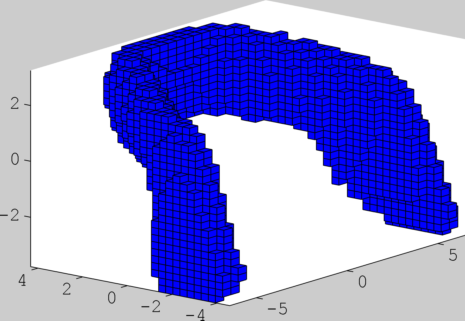
%> input picture PATCH_3Darray/PATCH_3Darray/exampleA.png, 465 x 321 px
$ octave --eval "trimImage('../../../PATCH_3Darray/PATCH_3Darray/exampleA.png');"   (GNU Octave 9; MATLAB toolbox functions it lacks are replaced by stand-ins)
%> lines starting %> are read from the running program, lines starting %| are printed output that depends on the picture; in (x1, y1, x2, y2) boxes, pixels count from 0 and x2, y2 are one past the last pixel; in counts of white or black regions, pixels touching at a corner belong together; the program's own positions count from 1
function trimImage( filename, doCrop )
%trimImage  Trim white-space from around an image
%
%   gpubench.trimImage(filename, doCrop)

%   Copyright 2011 The MathWorks, Inc.

if nargin<2
    doCrop = true;
end

cdata = imread( filename );
%> cdata is the input picture: size 321x465x3 uint8; mean R, G, B 154.1, 154.1, 220.2
isWhite = all( cdata==255, 3 );
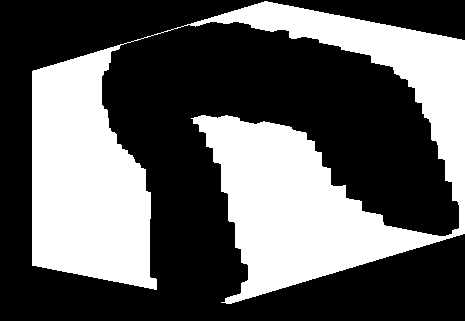
%> isWhite: size 321x465 logical; 37.2% white; 1 white region, box (x1, y1, x2, y2) and area: (32, 1, 465, 304) 55559

% Try to work out where the canvas starts so that we can turn everything
% outside transparent. We assume any row or column which is >75% white is
% outside the axes.
whiteRowRatio = sum( isWhite, 2 ) / size( isWhite, 2 );
%> whiteRowRatio = 321 values, max 0.729 at index 237, min 0 at index 1, mean 0.372
firstCanvasRow = find( whiteRowRatio < 0.75, 1, 'first' );
%> firstCanvasRow = 1
lastCanvasRow = find( whiteRowRatio < 0.75, 1, 'last' );
%> lastCanvasRow = 321
whiteColRatio = sum( isWhite, 1 ) / size( isWhite, 1 );
%> whiteColRatio = 465 values, max 0.713 at index 101, min 0 at index 1, mean 0.372
firstCanvasCol = find( whiteColRatio < 0.75, 1, 'first' );
%> firstCanvasCol = 1
lastCanvasCol = find( whiteColRatio < 0.75, 1, 'last' );
%> lastCanvasCol = 465
% Create the alpha channel
alpha = ~isWhite;
alpha(firstCanvasRow:lastCanvasRow, firstCanvasCol:lastCanvasCol) = 1;
%> alpha: size 321x465 logical; every value is 1

% Crop any spare white-space
if doCrop
    whiteRows = all( isWhite, 2 );
%> whiteRows = 321 logical values, 0 true
    firstRow = find( ~whiteRows, 1, 'first' );
%> firstRow = 1
    cdata = cdata(firstRow:end, :, :);
    alpha = alpha(firstRow:end, :, :);
end

% Write the result back
imwrite( cdata, filename, 'Alpha', double(alpha) );

$ run again, on PATCH_3Darray/PATCH_3Darray/PATCH_3Darray.png
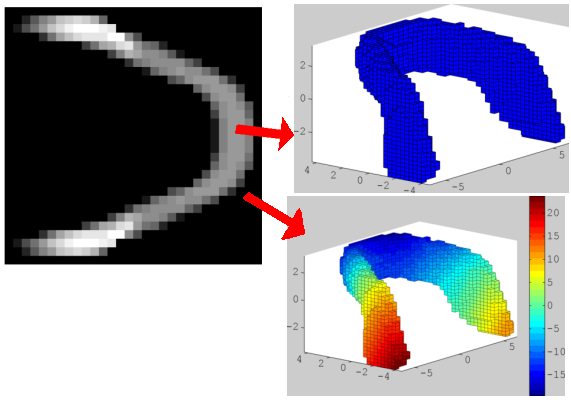
%> input picture PATCH_3Darray/PATCH_3Darray/PATCH_3Darray.png, 571 x 400 px
%> in trimImage, cdata is the input picture: size 400x571x3 uint8; mean R, G, B 151.5, 151.8, 166.6
%> in trimImage, `isWhite = all( cdata==255, 3 );`:
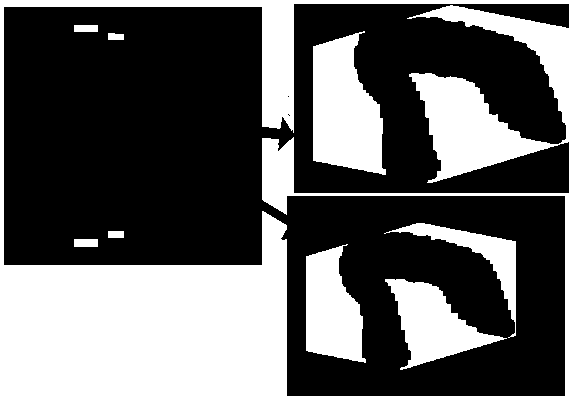
%> isWhite: size 400x571 logical; 37.4% white; 9 white regions, largest, box (x1, y1, x2, y2) and area: (0, 0, 571, 400) 64949, (313, 31, 386, 175) 7443, (306, 244, 366, 363) 4981
%> whiteRowRatio = 400 values, max 1 at index 1, min 0.0315 at index 211, mean 0.374
%> firstCanvasRow = 5
%> lastCanvasRow = 396
%> whiteColRatio = 571 values, max 1 at index 1, min 0.0275 at index 295, mean 0.374
%> firstCanvasCol = 5
%> lastCanvasCol = 565
%> whiteRows = 400 logical values, 8 true
%> firstRow = 5
%> cdata: size 396x571x3 uint8
%> in trimImage, `alpha = alpha(firstRow:end, :, :);`:
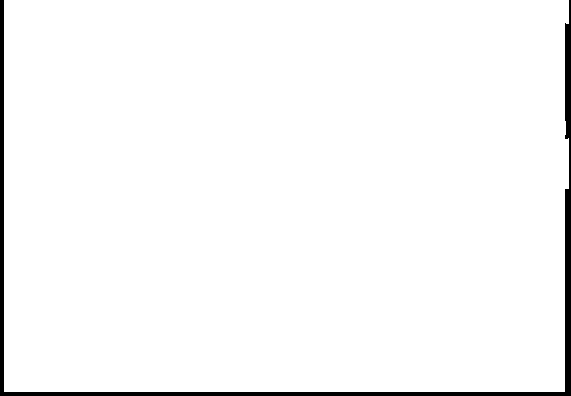
%> alpha: size 396x571 logical; 97.4% white; 1 black region, box (x1, y1, x2, y2) and area: (0, 0, 571, 396) 5894

$ run again, on PATCH_3Darray/PATCH_3Darray/exampleB.png
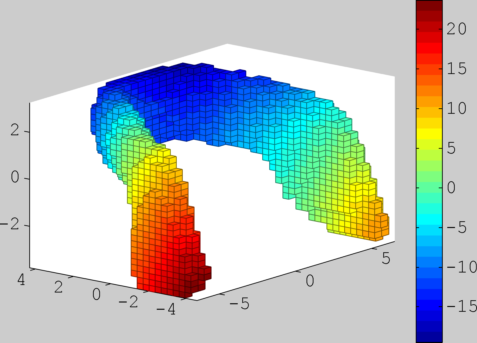
%> input picture PATCH_3Darray/PATCH_3Darray/exampleB.png, 477 x 343 px
%> in trimImage, cdata is the input picture: size 343x477x3 uint8; mean R, G, B 185.9, 194.2, 192.7
%> in trimImage, `isWhite = all( cdata==255, 3 );`:
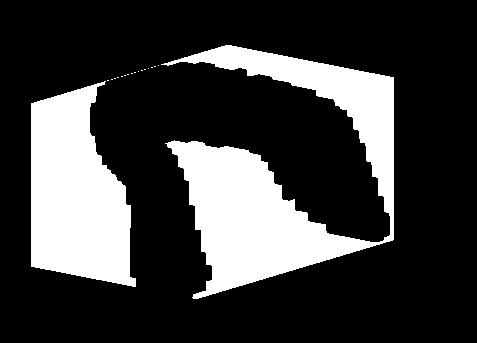
%> isWhite: size 343x477 logical; 23.7% white; 18 white regions (16 under 20 px), largest, box (x1, y1, x2, y2) and area: (161, 45, 394, 299) 23541, (31, 81, 136, 287) 15254
%> whiteRowRatio = 343 values, max 0.595 at index 243, min 0 at index 1, mean 0.237
%> firstCanvasRow = 1
%> lastCanvasRow = 343
%> whiteColRatio = 477 values, max 0.56 at index 88, min 0 at index 1, mean 0.237
%> firstCanvasCol = 1
%> lastCanvasCol = 477
%> whiteRows = 343 logical values, 0 true
%> firstRow = 1
